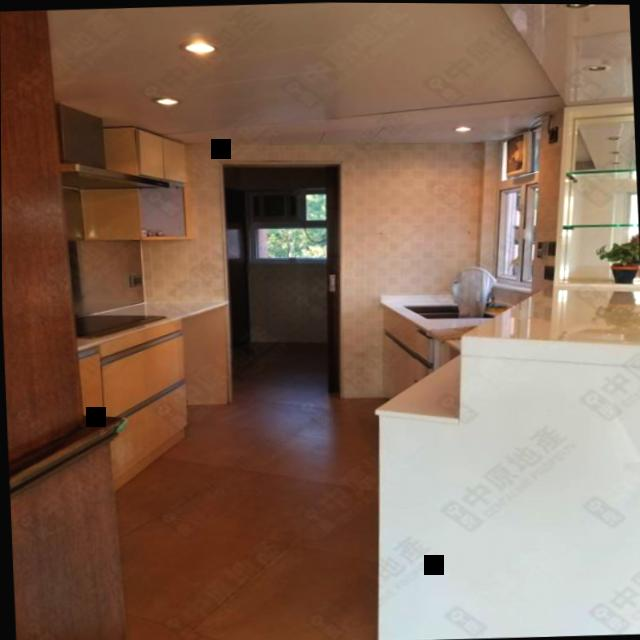
#> input picture Assignment ( Week 10 )/Dataset/1.jpg, 640 x 640 px
$ jupyter execute 'Image Processing.ipynb'
#> lines starting #> are read from the running program, lines starting #| are printed output that depends on the picture
### Credential's

#### Name : Mayank Anand
#### Registration Number : 2141001045

[cell 1]
# importing libraries

import numpy as np
import pandas as pd
from matplotlib import pyplot as plt
import cv2 as cv
from PIL import Image

### Exploratory data analysis (EDA)

[cell 2]
# to visualise the first image from the dataset

image1 = cv.imread("Dataset/1.jpg")
#> image1 is the input picture: shape (640, 640, 3); mean B, G, R 86.5, 103.9, 131.9
image1

[cell 3]
# to display the image in RGB Format

image_rgb1 = cv.cvtColor(image1, cv.COLOR_BGR2RGB)
plt.imshow(image_rgb1)

[cell 4]
# to visualise the last image from the dataset

image20 = cv.imread("Dataset/20.jpg")
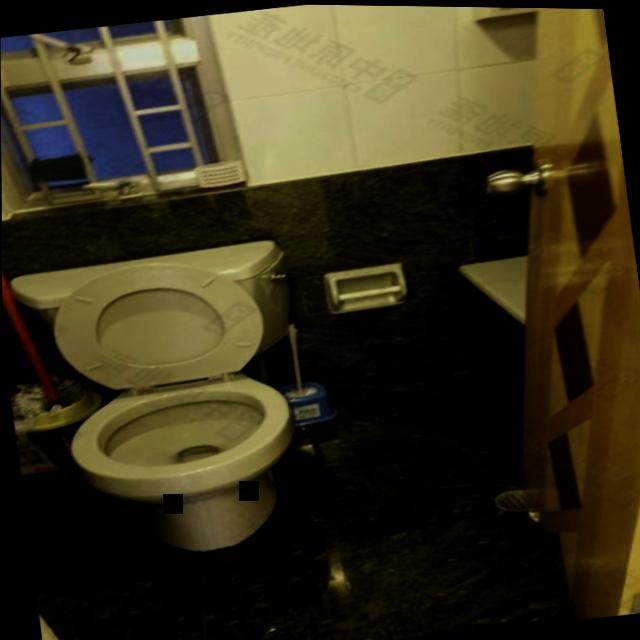
#> input picture Assignment ( Week 10 )/Dataset/20.jpg, 640 x 640 px
#> image20 is the input picture: shape (640, 640, 3); mean B, G, R 26.9, 49.3, 55.8
image20

[cell 5]
# to display the image in RGB Format

image_rgb20 = cv.cvtColor(image20, cv.COLOR_BGR2RGB)
plt.imshow(image_rgb20)

[cell 6]
# To visualze the image in gray scale

image1gray=cv.cvtColor(image1,cv.COLOR_BGR2GRAY)
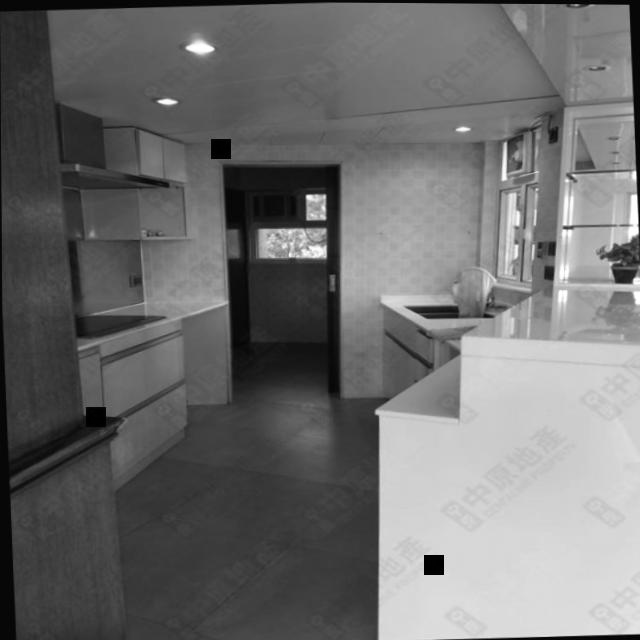
#> image1gray: shape (640, 640); min 0, max 255, mean 110.3
Image.fromarray(image1gray)

[cell 7]
# To visualze the image in gray scale

image20gray=cv.cvtColor(image20,cv.COLOR_BGR2GRAY)
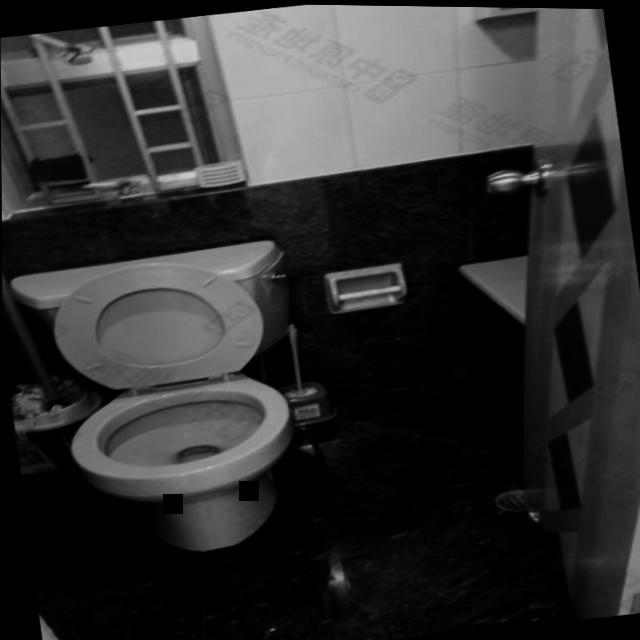
#> image20gray: shape (640, 640); min 0, max 204, mean 48.7
Image.fromarray(image20gray)
